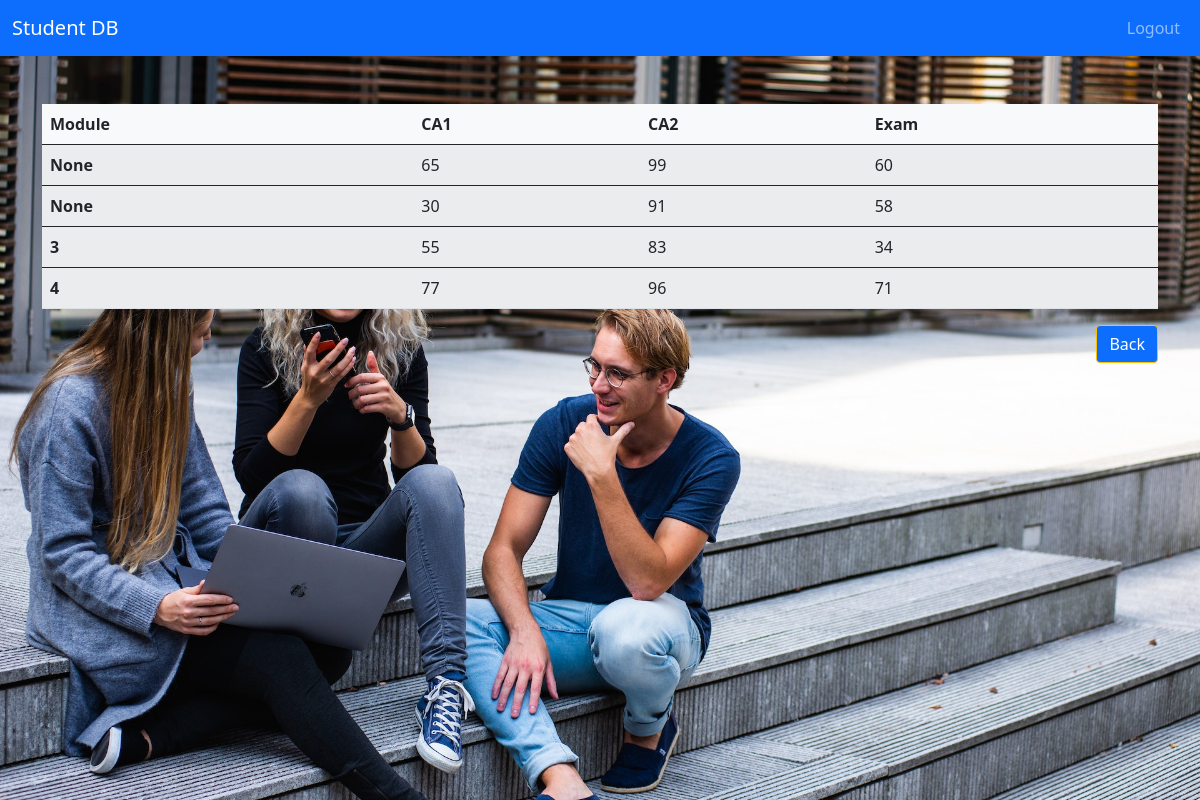
Screenshot of /student_grades_check/5 (signed in) with the database file from the repository.
### application/models.py (models this page shows)
class Enrolments(db.Model):
    id = db.Column(db.Integer, primary_key=True)
    enrol_student_id = db.Column('students_id', db.Integer, db.ForeignKey('students.id')) # FK students
    enrol_module_id = db.Column('modules_id', db.Integer, db.ForeignKey('modules.id')) # FK modules
    academic_year = db.Column(db.Date, nullable=False)
    ca1_score = db.Column(db.Integer)
    ca2_score = db.Column(db.Integer)
    exam_score = db.Column(db.Integer)

### application/routes.py (the view, shortened to what this page needs)
@app.route("/student_grades_check/<int:student_id>", methods=["GET", "POST"])
def student_grades_check(student_id):
    if session['user_email']:
        enrolments = Enrolments.query.filter_by(enrol_student_id=student_id).all()
    return render_template("student_grades.html", enrolments=enrolments)

### templates/student_grades.html
{% extends "base.html" %}
{% block content %}
<section>
    <div class="container pt-5">
        <table class="table table-striped bg-light">
            <thead>
              <tr>
                <th scope="col">Module</th>
                <th scope="col">CA1</th>
                <th scope="col">CA2</th>
                <th scope="col">Exam</th>
              </tr>
            </thead>
            {% for enrolment in enrolments %}
            <tbody>
              <tr>
                <th scope="row">{{ enrolment.enrol_module_id }}</th>
                <td> {{ enrolment.ca1_score }} </td>
                <td> {{ enrolment.ca2_score }} </td>
                <td> {{ enrolment.exam_score }} </td>
              </tr>
            </tbody>
            {% endfor %}
        </table>
        <div class="text-end">
        <a href="{{ url_for('profile', user_email=session['user_email']) }}" class="btn btn-primary border-warning">Back</a>
        </div>
    </div>
</section>
{% endblock %}

### static/css/style.css (style rules this page uses)
body { color: white; }

### rows the page displays
Enrolments: enrol_module_id "None", ca1_score "65", ca2_score "99", exam_score "60"
Enrolments: enrol_module_id "None", ca1_score "30", ca2_score "91", exam_score "58"
Enrolments: enrol_module_id "3", ca1_score "55", ca2_score "83", exam_score "34"
Enrolments: enrol_module_id "4", ca1_score "77", ca2_score "96", exam_score "71"
